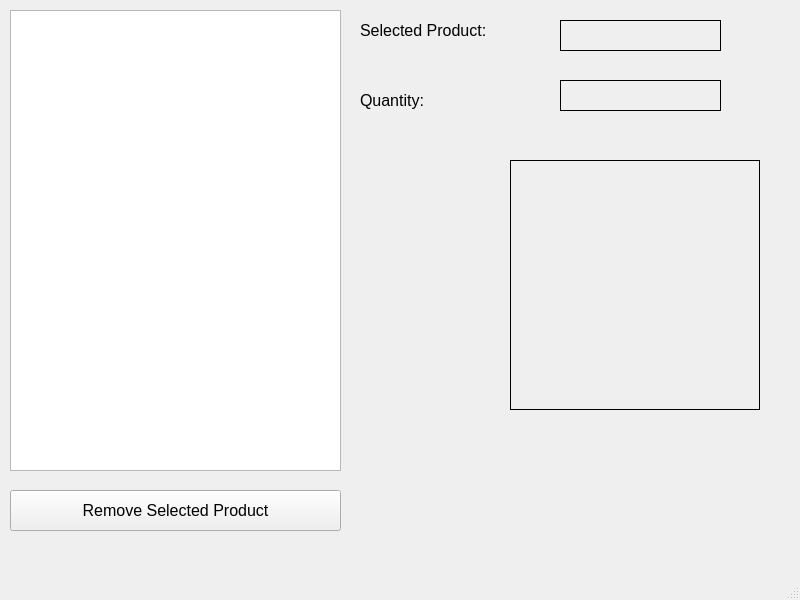
<?xml version="1.0" encoding="UTF-8"?>
<ui version="4.0">
 <class>MainWindow</class>
 <widget class="QMainWindow" name="MainWindow">
  <property name="geometry">
   <rect>
    <x>0</x>
    <y>0</y>
    <width>800</width>
    <height>600</height>
   </rect>
  </property>
  <property name="font">
   <font>
    <pointsize>12</pointsize>
   </font>
  </property>
  <property name="windowTitle">
   <string>MainWindow</string>
  </property>
  <widget class="QWidget" name="centralwidget">
   <widget class="QListWidget" name="lstProducts">
    <property name="geometry">
     <rect>
      <x>10</x>
      <y>10</y>
      <width>331</width>
      <height>461</height>
     </rect>
    </property>
   </widget>
   <widget class="QLabel" name="label">
    <property name="geometry">
     <rect>
      <x>360</x>
      <y>20</y>
      <width>131</width>
      <height>21</height>
     </rect>
    </property>
    <property name="text">
     <string>Selected Product:</string>
    </property>
   </widget>
   <widget class="QLabel" name="label_2">
    <property name="geometry">
     <rect>
      <x>360</x>
      <y>90</y>
      <width>131</width>
      <height>21</height>
     </rect>
    </property>
    <property name="text">
     <string>Quantity:</string>
    </property>
   </widget>
   <widget class="QLabel" name="lblProductName">
    <property name="geometry">
     <rect>
      <x>560</x>
      <y>20</y>
      <width>161</width>
      <height>31</height>
     </rect>
    </property>
    <property name="frameShape">
     <enum>QFrame::Panel</enum>
    </property>
    <property name="text">
     <string/>
    </property>
   </widget>
   <widget class="QLabel" name="lblQuantity">
    <property name="geometry">
     <rect>
      <x>560</x>
      <y>80</y>
      <width>161</width>
      <height>31</height>
     </rect>
    </property>
    <property name="frameShape">
     <enum>QFrame::Panel</enum>
    </property>
    <property name="text">
     <string/>
    </property>
   </widget>
   <widget class="QLabel" name="lblImage">
    <property name="geometry">
     <rect>
      <x>510</x>
      <y>160</y>
      <width>250</width>
      <height>250</height>
     </rect>
    </property>
    <property name="frameShape">
     <enum>QFrame::Panel</enum>
    </property>
    <property name="text">
     <string/>
    </property>
   </widget>
   <widget class="QPushButton" name="btnRemove">
    <property name="geometry">
     <rect>
      <x>10</x>
      <y>490</y>
      <width>331</width>
      <height>41</height>
     </rect>
    </property>
    <property name="text">
     <string>Remove Selected Product</string>
    </property>
   </widget>
  </widget>
  <widget class="QMenuBar" name="menubar">
   <property name="geometry">
    <rect>
     <x>0</x>
     <y>0</y>
     <width>800</width>
     <height>27</height>
    </rect>
   </property>
  </widget>
  <widget class="QStatusBar" name="statusbar"/>
 </widget>
 <resources/>
 <connections/>
</ui>
